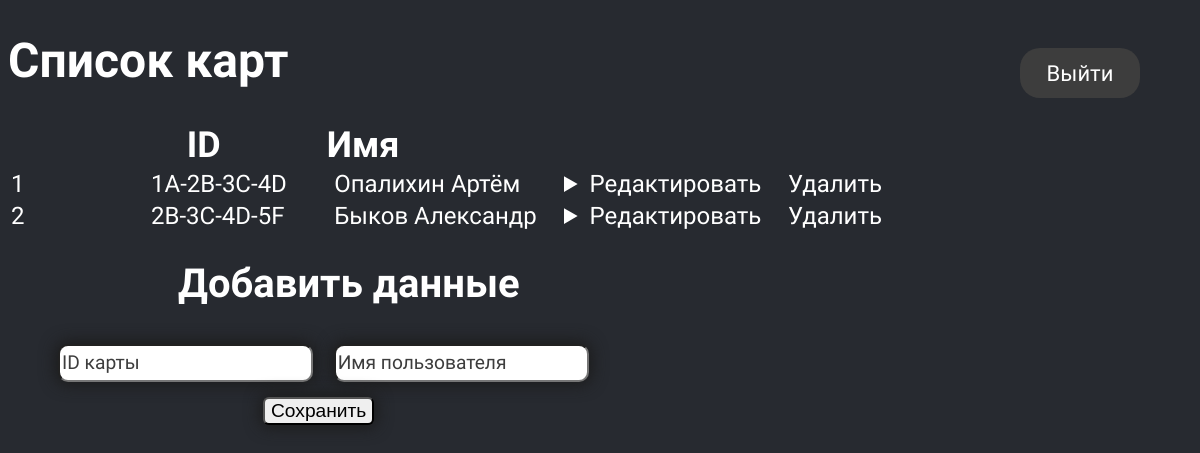
Page /admin (signed in) on the earlier database version.
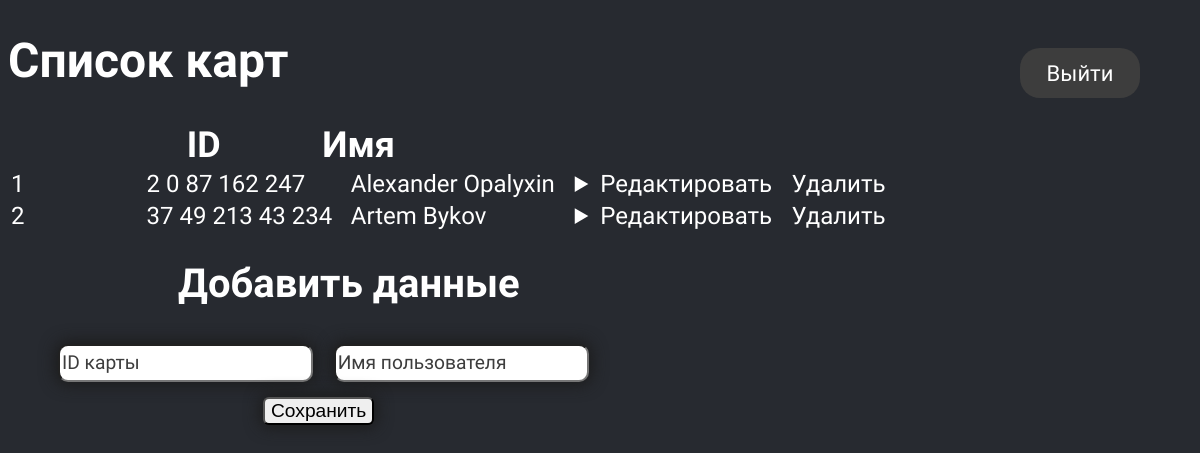
Same page on the later database version.
### models.py (models this page shows)
class Card(db.Model):
    id = db.Column(db.Integer, primary_key=True)
    name = db.Column(db.String(100))
    card = db.Column(db.String(100))

### main.py (the view)
@main.route('/admin')
@login_required
def admin():
    allcards = Card.query.order_by(Card.id).all()
    tmp = 0
    return render_template('admin.html', allcards=allcards, tmp=tmp)

### __init__.py (called while the page is built)
def create_app():
    app = Flask(__name__)
    app.config['SECRET_KEY'] = 'yadahsdhqiowdquqh981h298eh19daljksnd'
    app.config['SQLALCHEMY_DATABASE_URI'] = 'sqlite:///db.sqlite'
    app.config['SQLALCHEMY_TRACK_MODIFICATIONS'] = False
    db.init_app(app)
    login_manager = LoginManager()
    login_manager.login_view = 'auth.login'
    login_manager.init_app(app)
    from models import User
    @login_manager.user_loader
    def load_user(user_id):
        return User.query.get(int(user_id))
    from auth import auth as auth_blueprint
    app.register_blueprint(auth_blueprint)
    from main import main as main_blueprint
    app.register_blueprint(main_blueprint)
    return app

### templates/admin.html (shortened to what this page needs)
{% extends 'base.html' %}
{% block body %}
    <form method="POST" action="/logout">
        <div class="logout_admin">
            <input type="submit" class="logout_button" value="Выйти">
        </div>
    </form>
    <div>
        <h1 class="authTitle">Список карт</h1>
        <table>
            <tr><th class="authTable_title">ID</th><th class="authTable_title">Имя</th></tr>
            {% for i in allcards %}
                <tr class="authTable_content">
                    <td>{{ loop.index }}</td>
                    <td>{{ i.card }}</td>
                    <td>{{ i.name }}</td>
                    <td>
                        <details>
                            <summary class="authTable_link">Редактировать</summary>
                        </details>
                    </td>
                    <td><a href="/admin/{{ i.id }}/del" class="authTable_link">Удалить</a></td>
                </tr>
            {% endfor %}
        </table>
        <h1 class="card_createTitle">Добавить данные</h1>
        <div class="cardid_create">
            <form method="POST" action="/admin/card_create">
            <input type="text" class="cardid_input_field" name="card_add" id="card_add" placeholder="ID карты">
            <input type="text" class="cardid_input_field" name="name_add" id="name_add" placeholder="Имя пользователя">
            <input type="submit" class="cardid_submit" value="Сохранить">
            </form>
        </div>
    </div>
{% endblock %}

### templates/base.html (shortened to what this page needs)
<!DOCTYPE html>
<html lang="en">
<head>
    <link rel="stylesheet" href="{{ url_for('static', filename='css/main.css') }}">
</head>
<body>
{% block body %}
{% endblock %}
</body>
</html>

### static/css/main.css (style rules this page uses)
body { font-family: 'Oswald', sans-serif; background-color: #272A30; }
.authTitle { color: white; font-size: 300%; }
.authTable_title { color: white; font-size: 150%; padding-left: 20%; padding-right: 90px; }
table { width: 75%; color: white; font-size: 150%; }
.authTable_link { color: white; text-decoration: none; }
.logout_button { display:inline-flex; font-family: 'Oswald', sans-serif; font-size: 22px; background-color: #3D3D3D; border: none; width: 120px; height: 50px; color: white; text-align: center; text-decoration: none; border-radius: 20px; transition: 0.5s; }
.logout_admin { position: absolute; right: 5%; top: 6%; }
.card_createTitle { color: white; font-size: 250%; margin-left: 170px; }
.cardid_input_field { min-width: 25%; min-height: 40%; box-shadow:0 0 15px 3px rgba(28,28,28); border-radius: 10px; font-size: 120%; margin-top: 10px; margin-right: 2%; }
.cardid_create { display: flex; margin-left: 50px; }
.cardid_submit { box-shadow:0 0 15px 3px rgba(28,28,28); border-radius: 6px; margin-top: 15px; font-size: 120%; margin-left: 205px; }

Differences in the rows shown:
removed Card: card "1A-2B-3C-4D", name "Опалихин Артём"
removed Card: card "2B-3C-4D-5F", name "Быков Александр"
added Card: card "2 0 87 162 247", name "Alexander Opalyxin"
added Card: card "37 49 213 43 234", name "Artem Bykov"
